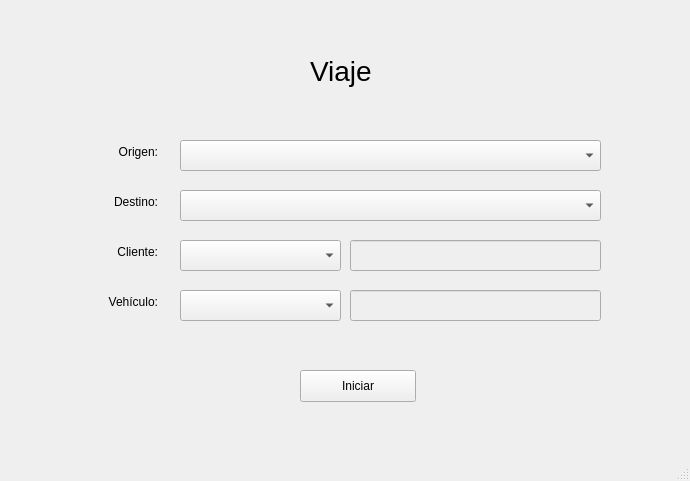
<?xml version="1.0" encoding="UTF-8"?>
<ui version="4.0">
 <class>ViajeWindow</class>
 <widget class="QMainWindow" name="ViajeWindow">
  <property name="geometry">
   <rect>
    <x>0</x>
    <y>0</y>
    <width>690</width>
    <height>481</height>
   </rect>
  </property>
  <property name="windowTitle">
   <string>ViajeWindow</string>
  </property>
  <widget class="QWidget" name="centralwidget">
   <widget class="QLabel" name="label_3">
    <property name="geometry">
     <rect>
      <x>70</x>
      <y>240</y>
      <width>88</width>
      <height>23</height>
     </rect>
    </property>
    <property name="text">
     <string>Cliente:</string>
    </property>
    <property name="alignment">
     <set>Qt::AlignRight|Qt::AlignTrailing|Qt::AlignVCenter</set>
    </property>
   </widget>
   <widget class="QPushButton" name="pushButton_iniciar">
    <property name="enabled">
     <bool>true</bool>
    </property>
    <property name="geometry">
     <rect>
      <x>300</x>
      <y>370</y>
      <width>116</width>
      <height>32</height>
     </rect>
    </property>
    <property name="text">
     <string>Iniciar</string>
    </property>
   </widget>
   <widget class="QComboBox" name="comboBox_origen">
    <property name="geometry">
     <rect>
      <x>180</x>
      <y>140</y>
      <width>421</width>
      <height>31</height>
     </rect>
    </property>
   </widget>
   <widget class="QLabel" name="label_2">
    <property name="geometry">
     <rect>
      <x>70</x>
      <y>190</y>
      <width>88</width>
      <height>23</height>
     </rect>
    </property>
    <property name="text">
     <string>Destino:</string>
    </property>
    <property name="alignment">
     <set>Qt::AlignRight|Qt::AlignTrailing|Qt::AlignVCenter</set>
    </property>
   </widget>
   <widget class="QLabel" name="act_label">
    <property name="geometry">
     <rect>
      <x>310</x>
      <y>40</y>
      <width>81</width>
      <height>61</height>
     </rect>
    </property>
    <property name="font">
     <font>
      <family>Ubuntu</family>
      <pointsize>21</pointsize>
     </font>
    </property>
    <property name="text">
     <string>Viaje</string>
    </property>
   </widget>
   <widget class="QComboBox" name="comboBox_destino">
    <property name="geometry">
     <rect>
      <x>180</x>
      <y>190</y>
      <width>421</width>
      <height>31</height>
     </rect>
    </property>
   </widget>
   <widget class="QLabel" name="label_7">
    <property name="geometry">
     <rect>
      <x>70</x>
      <y>140</y>
      <width>88</width>
      <height>23</height>
     </rect>
    </property>
    <property name="text">
     <string>Origen:</string>
    </property>
    <property name="alignment">
     <set>Qt::AlignRight|Qt::AlignTrailing|Qt::AlignVCenter</set>
    </property>
   </widget>
   <widget class="QComboBox" name="comboBox_cliente">
    <property name="geometry">
     <rect>
      <x>180</x>
      <y>240</y>
      <width>161</width>
      <height>31</height>
     </rect>
    </property>
    <property name="currentText">
     <string/>
    </property>
   </widget>
   <widget class="QLineEdit" name="lineEdit_nombre_cliente">
    <property name="enabled">
     <bool>false</bool>
    </property>
    <property name="geometry">
     <rect>
      <x>350</x>
      <y>240</y>
      <width>251</width>
      <height>31</height>
     </rect>
    </property>
   </widget>
   <widget class="QComboBox" name="comboBox_vehiculo">
    <property name="geometry">
     <rect>
      <x>180</x>
      <y>290</y>
      <width>161</width>
      <height>31</height>
     </rect>
    </property>
    <property name="currentText">
     <string/>
    </property>
   </widget>
   <widget class="QLineEdit" name="lineEdit_nombre_vehiculo">
    <property name="enabled">
     <bool>false</bool>
    </property>
    <property name="geometry">
     <rect>
      <x>350</x>
      <y>290</y>
      <width>251</width>
      <height>31</height>
     </rect>
    </property>
   </widget>
   <widget class="QLabel" name="label_4">
    <property name="geometry">
     <rect>
      <x>70</x>
      <y>290</y>
      <width>88</width>
      <height>23</height>
     </rect>
    </property>
    <property name="text">
     <string>Vehículo:</string>
    </property>
    <property name="alignment">
     <set>Qt::AlignRight|Qt::AlignTrailing|Qt::AlignVCenter</set>
    </property>
   </widget>
  </widget>
  <widget class="QMenuBar" name="menubar">
   <property name="geometry">
    <rect>
     <x>0</x>
     <y>0</y>
     <width>690</width>
     <height>28</height>
    </rect>
   </property>
  </widget>
  <widget class="QStatusBar" name="statusbar"/>
 </widget>
 <resources/>
 <connections/>
</ui>
